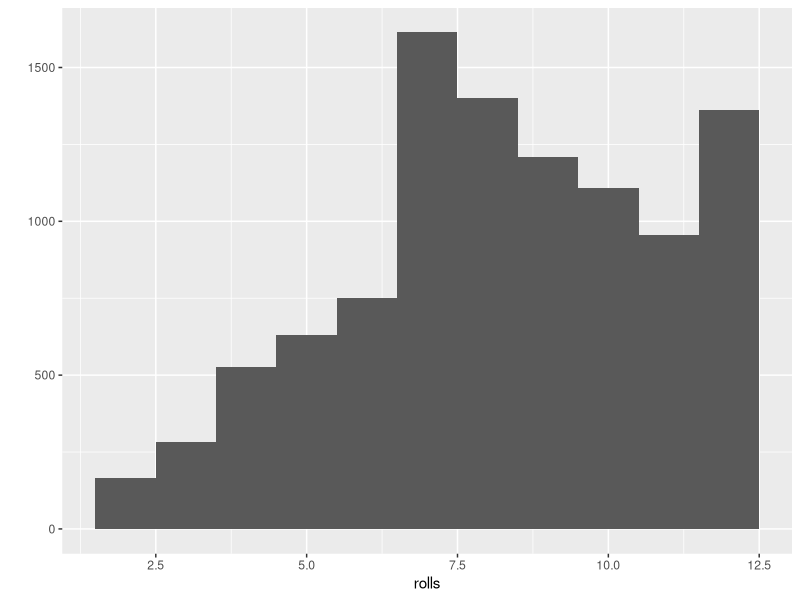

Write the R code that produced this figure.
library(ggplot2)

roll <- function() {
  die <- 1:6
  dice <- sample(die, size = 2, replace = TRUE, prob = c(1/8, 1/8, 1/8, 1/8, 1/8, 3/8))
  sum(dice)
}

rolls <- replicate(10000, roll())
qplot(rolls, binwidth = 1)
